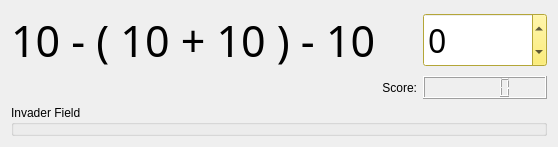
     <widget class="QWidget" name="quiz">
      <layout class="QGridLayout" name="gridLayout_2">
       <item row="0" column="3">
        <widget class="QSpinBox" name="answerQ">
         <property name="palette">
          <palette>
           <active>
            <colorrole role="WindowText">
             <brush brushstyle="SolidPattern">
              <color alpha="255">
               <red>0</red>
               <green>0</green>
               <blue>0</blue>
              </color>
             </brush>
            </colorrole>
            <colorrole role="Button">
             <brush brushstyle="SolidPattern">
              <color alpha="255">
               <red>252</red>
               <green>233</green>
               <blue>79</blue>
              </color>
             </brush>
            </colorrole>
            <colorrole role="Light">
             <brush brushstyle="SolidPattern">
              <color alpha="255">
               <red>255</red>
               <green>250</green>
               <blue>203</blue>
              </color>
             </brush>
            </colorrole>
            <colorrole role="Midlight">
             <brush brushstyle="SolidPattern">
              <color alpha="255">
               <red>253</red>
               <green>241</green>
               <blue>141</blue>
              </color>
             </brush>
            </colorrole>
            <colorrole role="Dark">
             <brush brushstyle="SolidPattern">
              <color alpha="255">
               <red>126</red>
               <green>116</green>
               <blue>39</blue>
              </color>
             </brush>
            </colorrole>
            <colorrole role="Mid">
             <brush brushstyle="SolidPattern">
              <color alpha="255">
               <red>168</red>
               <green>155</green>
               <blue>52</blue>
              </color>
             </brush>
            </colorrole>
            <colorrole role="Text">
             <brush brushstyle="SolidPattern">
              <color alpha="255">
               <red>0</red>
               <green>0</green>
               <blue>0</blue>
              </color>
             </brush>
            </colorrole>
            <colorrole role="BrightText">
             <brush brushstyle="SolidPattern">
              <color alpha="255">
               <red>255</red>
               <green>255</green>
               <blue>255</blue>
              </color>
             </brush>
            </colorrole>
            <colorrole role="ButtonText">
             <brush brushstyle="SolidPattern">
              <color alpha="255">
               <red>0</red>
               <green>0</green>
               <blue>0</blue>
              </color>
             </brush>
            </colorrole>
            <colorrole role="Base">
             <brush brushstyle="SolidPattern">
              <color alpha="255">
               <red>255</red>
               <green>255</green>
               <blue>255</blue>
              </color>
             </brush>
            </colorrole>
            <colorrole role="Window">
             <brush brushstyle="SolidPattern">
              <color alpha="255">
               <red>252</red>
               <green>233</green>
               <blue>79</blue>
              </color>
             </brush>
            </colorrole>
            <colorrole role="Shadow">
             <brush brushstyle="SolidPattern">
              <color alpha="255">
               <red>0</red>
               <green>0</green>
               <blue>0</blue>
              </color>
             </brush>
            </colorrole>
            <colorrole role="AlternateBase">
             <brush brushstyle="SolidPattern">
              <color alpha="255">
               <red>253</red>
               <green>244</green>
               <blue>167</blue>
              </color>
             </brush>
            </colorrole>
            <colorrole role="ToolTipBase">
             <brush brushstyle="SolidPattern">
              <color alpha="255">
               <red>255</red>
               <green>255</green>
               <blue>220</blue>
              </color>
             </brush>
            </colorrole>
            <colorrole role="ToolTipText">
             <brush brushstyle="SolidPattern">
              <color alpha="255">
               <red>0</red>
               <green>0</green>
               <blue>0</blue>
              </color>
             </brush>
            </colorrole>
            <colorrole role="PlaceholderText">
             <brush brushstyle="NoBrush">
              <color alpha="128">
               <red>0</red>
               <green>0</green>
               <blue>0</blue>
              </color>
             </brush>
            </colorrole>
           </active>
           <inactive>
            <colorrole role="WindowText">
             <brush brushstyle="SolidPattern">
              <color alpha="255">
               <red>0</red>
               <green>0</green>
               <blue>0</blue>
              </color>
             </brush>
            </colorrole>
            <colorrole role="Button">
             <brush brushstyle="SolidPattern">
              <color alpha="255">
               <red>252</red>
               <green>233</green>
               <blue>79</blue>
              </color>
             </brush>
            </colorrole>
            <colorrole role="Light">
             <brush brushstyle="SolidPattern">
              <color alpha="255">
               <red>255</red>
               <green>250</green>
               <blue>203</blue>
              </color>
             </brush>
            </colorrole>
            <colorrole role="Midlight">
             <brush brushstyle="SolidPattern">
              <color alpha="255">
               <red>253</red>
               <green>241</green>
               <blue>141</blue>
              </color>
             </brush>
            </colorrole>
            <colorrole role="Dark">
             <brush brushstyle="SolidPattern">
              <color alpha="255">
               <red>126</red>
               <green>116</green>
               <blue>39</blue>
              </color>
             </brush>
            </colorrole>
            <colorrole role="Mid">
             <brush brushstyle="SolidPattern">
              <color alpha="255">
               <red>168</red>
               <green>155</green>
               <blue>52</blue>
              </color>
             </brush>
            </colorrole>
            <colorrole role="Text">
             <brush brushstyle="SolidPattern">
              <color alpha="255">
               <red>0</red>
               <green>0</green>
               <blue>0</blue>
              </color>
             </brush>
            </colorrole>
            <colorrole role="BrightText">
             <brush brushstyle="SolidPattern">
              <color alpha="255">
               <red>255</red>
               <green>255</green>
               <blue>255</blue>
              </color>
             </brush>
            </colorrole>
            <colorrole role="ButtonText">
             <brush brushstyle="SolidPattern">
              <color alpha="255">
               <red>0</red>
               <green>0</green>
               <blue>0</blue>
              </color>
             </brush>
            </colorrole>
            <colorrole role="Base">
             <brush brushstyle="SolidPattern">
              <color alpha="255">
               <red>255</red>
               <green>255</green>
               <blue>255</blue>
              </color>
             </brush>
            </colorrole>
            <colorrole role="Window">
             <brush brushstyle="SolidPattern">
              <color alpha="255">
               <red>252</red>
               <green>233</green>
               <blue>79</blue>
              </color>
             </brush>
            </colorrole>
            <colorrole role="Shadow">
             <brush brushstyle="SolidPattern">
              <color alpha="255">
               <red>0</red>
               <green>0</green>
               <blue>0</blue>
              </color>
             </brush>
            </colorrole>
            <colorrole role="AlternateBase">
             <brush brushstyle="SolidPattern">
              <color alpha="255">
               <red>253</red>
               <green>244</green>
               <blue>167</blue>
              </color>
             </brush>
            </colorrole>
            <colorrole role="ToolTipBase">
             <brush brushstyle="SolidPattern">
              <color alpha="255">
               <red>255</red>
               <green>255</green>
               <blue>220</blue>
              </color>
             </brush>
            </colorrole>
            <colorrole role="ToolTipText">
             <brush brushstyle="SolidPattern">
              <color alpha="255">
               <red>0</red>
               <green>0</green>
               <blue>0</blue>
              </color>
             </brush>
            </colorrole>
            <colorrole role="PlaceholderText">
             <brush brushstyle="NoBrush">
              <color alpha="128">
               <red>0</red>
               <green>0</green>
               <blue>0</blue>
              </color>
             </brush>
            </colorrole>
           </inactive>
           <disabled>
            <colorrole role="WindowText">
             <brush brushstyle="SolidPattern">
              <color alpha="255">
               <red>126</red>
               <green>116</green>
               <blue>39</blue>
              </color>
             </brush>
            </colorrole>
            <colorrole role="Button">
             <brush brushstyle="SolidPattern">
              <color alpha="255">
               <red>252</red>
               <green>233</green>
               <blue>79</blue>
              </color>
             </brush>
            </colorrole>
            <colorrole role="Light">
             <brush brushstyle="SolidPattern">
              <color alpha="255">
               <red>255</red>
               <green>250</green>
               <blue>203</blue>
              </color>
             </brush>
            </colorrole>
            <colorrole role="Midlight">
             <brush brushstyle="SolidPattern">
              <color alpha="255">
               <red>253</red>
               <green>241</green>
               <blue>141</blue>
              </color>
             </brush>
            </colorrole>
            <colorrole role="Dark">
             <brush brushstyle="SolidPattern">
              <color alpha="255">
               <red>126</red>
               <green>116</green>
               <blue>39</blue>
              </color>
             </brush>
            </colorrole>
            <colorrole role="Mid">
             <brush brushstyle="SolidPattern">
              <color alpha="255">
               <red>168</red>
               <green>155</green>
               <blue>52</blue>
              </color>
             </brush>
            </colorrole>
            <colorrole role="Text">
             <brush brushstyle="SolidPattern">
              <color alpha="255">
               <red>126</red>
               <green>116</green>
               <blue>39</blue>
              </color>
             </brush>
            </colorrole>
            <colorrole role="BrightText">
             <brush brushstyle="SolidPattern">
              <color alpha="255">
               <red>255</red>
               <green>255</green>
               <blue>255</blue>
              </color>
             </brush>
            </colorrole>
            <colorrole role="ButtonText">
             <brush brushstyle="SolidPattern">
              <color alpha="255">
               <red>126</red>
               <green>116</green>
               <blue>39</blue>
              </color>
             </brush>
            </colorrole>
            <colorrole role="Base">
             <brush brushstyle="SolidPattern">
              <color alpha="255">
               <red>252</red>
               <green>233</green>
               <blue>79</blue>
              </color>
             </brush>
            </colorrole>
            <colorrole role="Window">
             <brush brushstyle="SolidPattern">
              <color alpha="255">
               <red>252</red>
               <green>233</green>
               <blue>79</blue>
              </color>
             </brush>
            </colorrole>
            <colorrole role="Shadow">
             <brush brushstyle="SolidPattern">
              <color alpha="255">
               <red>0</red>
               <green>0</green>
               <blue>0</blue>
              </color>
             </brush>
            </colorrole>
            <colorrole role="AlternateBase">
             <brush brushstyle="SolidPattern">
              <color alpha="255">
               <red>252</red>
               <green>233</green>
               <blue>79</blue>
              </color>
             </brush>
            </colorrole>
            <colorrole role="ToolTipBase">
             <brush brushstyle="SolidPattern">
              <color alpha="255">
               <red>255</red>
               <green>255</green>
               <blue>220</blue>
              </color>
             </brush>
            </colorrole>
            <colorrole role="ToolTipText">
             <brush brushstyle="SolidPattern">
              <color alpha="255">
               <red>0</red>
               <green>0</green>
               <blue>0</blue>
              </color>
             </brush>
            </colorrole>
            <colorrole role="PlaceholderText">
             <brush brushstyle="NoBrush">
              <color alpha="128">
               <red>0</red>
               <green>0</green>
               <blue>0</blue>
              </color>
             </brush>
            </colorrole>
           </disabled>
          </palette>
         </property>
         <property name="font">
          <font>
           <family>Source Code Pro</family>
           <pointsize>24</pointsize>
          </font>
         </property>
         <property name="minimum">
          <number>-1000</number>
         </property>
         <property name="maximum">
          <number>10000</number>
         </property>
        </widget>
       </item>
       <item row="2" column="1" colspan="3">
        <widget class="QGroupBox" name="groupBox">
         <property name="title">
          <string>Invader Field</string>
         </property>
         <widget class="QScrollArea" name="scrollArea">
          <property name="geometry">
           <rect>
            <x>383</x>
            <y>92</y>
            <width>256</width>
            <height>256</height>
           </rect>
          </property>
          <property name="minimumSize">
           <size>
            <width>256</width>
            <height>256</height>
           </size>
          </property>
          <property name="maximumSize">
           <size>
            <width>256</width>
            <height>256</height>
           </size>
          </property>
          <property name="verticalScrollBarPolicy">
           <enum>Qt::ScrollBarAlwaysOff</enum>
          </property>
          <property name="horizontalScrollBarPolicy">
           <enum>Qt::ScrollBarAlwaysOff</enum>
          </property>
          <property name="widgetResizable">
           <bool>true</bool>
          </property>
          <widget class="QWidget" name="scrollAreaWidgetContents">
           <property name="geometry">
            <rect>
             <x>0</x>
             <y>0</y>
             <width>254</width>
             <height>254</height>
            </rect>
           </property>
          </widget>
         </widget>
         <widget class="QPushButton" name="levelSelectButton_2">
          <property name="geometry">
           <rect>
            <x>880</x>
            <y>350</y>
            <width>121</width>
            <height>51</height>
           </rect>
          </property>
          <property name="styleSheet">
           <string notr="true">border-image: url(:/Pictures/selectlevel.png);</string>
          </property>
          <property name="text">
           <string/>
          </property>
         </widget>
        </widget>
       </item>
       <item row="0" column="1">
        <widget class="QLabel" name="questionQ">
         <property name="font">
          <font>
           <family>Source Code Pro</family>
           <pointsize>32</pointsize>
          </font>
         </property>
         <property name="text">
          <string>10 - ( 10 + 10 ) - 10</string>
         </property>
        </widget>
       </item>
       <item row="1" column="3">
        <widget class="QLCDNumber" name="score">
         <property name="sizePolicy">
          <sizepolicy hsizetype="Minimum" vsizetype="Maximum">
           <horstretch>0</horstretch>
           <verstretch>0</verstretch>
          </sizepolicy>
         </property>
         <property name="mode">
          <enum>QLCDNumber::Dec</enum>
         </property>
         <property name="value" stdset="0">
          <double>0.000000000000000</double>
         </property>
        </widget>
       </item>
       <item row="1" column="2">
        <widget class="QLabel" name="label">
         <property name="text">
          <string>Score:</string>
         </property>
         <property name="alignment">
          <set>Qt::AlignRight|Qt::AlignTrailing|Qt::AlignVCenter</set>
         </property>
        </widget>
       </item>
      </layout>
     </widget>
